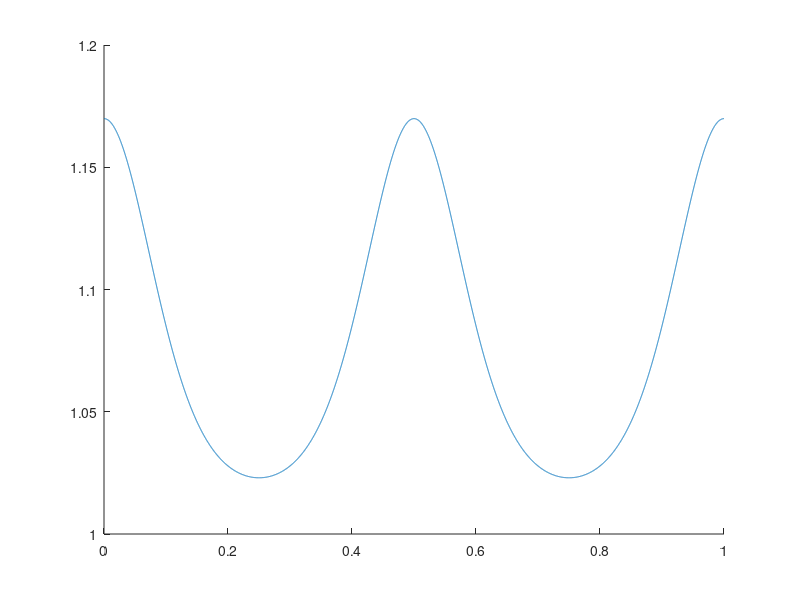

The MATLAB source for this figure:
x=[0:0.0001:1];
A=4;
B=1;
S=2;
u=x;
m1 = 1 + exp(sin(A.*power(u, B).*pi+pi./2))./(power(2, S).* A);


f1=m1.*(1-cos(u.*pi./2));
f2=m1.*(1-sin(u.*pi./2));

% plot(f1,f2)
hold on;
plot(x,m1);
hold on
